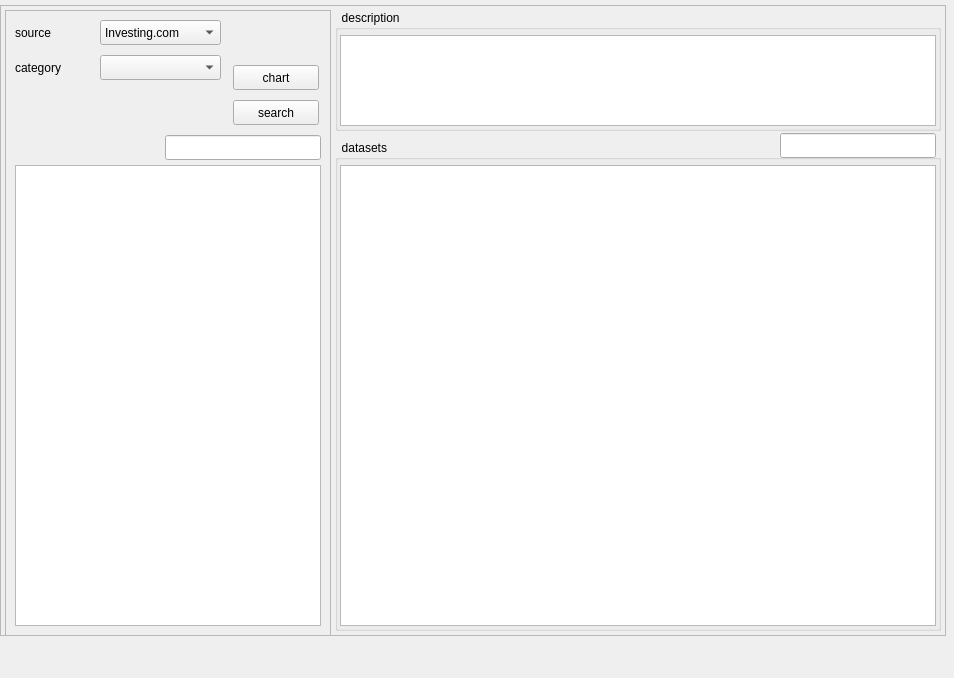
<?xml version="1.0" encoding="UTF-8"?>
<ui version="4.0">
 <class>Form</class>
 <widget class="QWidget" name="Form">
  <property name="geometry">
   <rect>
    <x>0</x>
    <y>0</y>
    <width>954</width>
    <height>678</height>
   </rect>
  </property>
  <property name="windowTitle">
   <string>Form</string>
  </property>
  <widget class="QFrame" name="frame_5">
   <property name="geometry">
    <rect>
     <x>0</x>
     <y>5</y>
     <width>946</width>
     <height>631</height>
    </rect>
   </property>
   <property name="frameShape">
    <enum>QFrame::StyledPanel</enum>
   </property>
   <property name="frameShadow">
    <enum>QFrame::Raised</enum>
   </property>
   <widget class="QGroupBox" name="groupBox_6">
    <property name="geometry">
     <rect>
      <x>335</x>
      <y>5</y>
      <width>606</width>
      <height>121</height>
     </rect>
    </property>
    <property name="title">
     <string>  description</string>
    </property>
    <widget class="QTextBrowser" name="textBrowser">
     <property name="geometry">
      <rect>
       <x>5</x>
       <y>25</y>
       <width>596</width>
       <height>91</height>
      </rect>
     </property>
    </widget>
   </widget>
   <widget class="QGroupBox" name="groupBox_7">
    <property name="geometry">
     <rect>
      <x>335</x>
      <y>135</y>
      <width>606</width>
      <height>491</height>
     </rect>
    </property>
    <property name="title">
     <string>  datasets</string>
    </property>
    <widget class="QTableView" name="tableView_14">
     <property name="geometry">
      <rect>
       <x>5</x>
       <y>25</y>
       <width>596</width>
       <height>461</height>
      </rect>
     </property>
    </widget>
   </widget>
   <widget class="QLineEdit" name="lineEdit_12">
    <property name="geometry">
     <rect>
      <x>780</x>
      <y>128</y>
      <width>156</width>
      <height>25</height>
     </rect>
    </property>
   </widget>
   <widget class="QFrame" name="frame_6">
    <property name="geometry">
     <rect>
      <x>5</x>
      <y>5</y>
      <width>326</width>
      <height>631</height>
     </rect>
    </property>
    <property name="frameShape">
     <enum>QFrame::StyledPanel</enum>
    </property>
    <property name="frameShadow">
     <enum>QFrame::Raised</enum>
    </property>
    <widget class="QComboBox" name="comboBox_14">
     <property name="geometry">
      <rect>
       <x>95</x>
       <y>45</y>
       <width>121</width>
       <height>25</height>
      </rect>
     </property>
    </widget>
    <widget class="QLabel" name="label_23">
     <property name="geometry">
      <rect>
       <x>10</x>
       <y>10</y>
       <width>51</width>
       <height>25</height>
      </rect>
     </property>
     <property name="text">
      <string>source</string>
     </property>
    </widget>
    <widget class="QLabel" name="label_24">
     <property name="geometry">
      <rect>
       <x>10</x>
       <y>45</y>
       <width>66</width>
       <height>25</height>
      </rect>
     </property>
     <property name="text">
      <string>category</string>
     </property>
    </widget>
    <widget class="QTableView" name="tableView_15">
     <property name="geometry">
      <rect>
       <x>10</x>
       <y>155</y>
       <width>306</width>
       <height>461</height>
      </rect>
     </property>
    </widget>
    <widget class="QComboBox" name="comboBox_13">
     <property name="geometry">
      <rect>
       <x>95</x>
       <y>10</y>
       <width>121</width>
       <height>25</height>
      </rect>
     </property>
     <item>
      <property name="text">
       <string>Investing.com</string>
      </property>
     </item>
     <item>
      <property name="text">
       <string>Yahoo</string>
      </property>
     </item>
     <item>
      <property name="text">
       <string>Quandl</string>
      </property>
     </item>
    </widget>
    <widget class="QLineEdit" name="lineEdit_13">
     <property name="geometry">
      <rect>
       <x>160</x>
       <y>125</y>
       <width>156</width>
       <height>25</height>
      </rect>
     </property>
    </widget>
    <widget class="QPushButton" name="pushButton_6">
     <property name="geometry">
      <rect>
       <x>228</x>
       <y>90</y>
       <width>86</width>
       <height>25</height>
      </rect>
     </property>
     <property name="text">
      <string>search</string>
     </property>
    </widget>
    <widget class="QPushButton" name="pushButton_7">
     <property name="geometry">
      <rect>
       <x>228</x>
       <y>55</y>
       <width>86</width>
       <height>25</height>
      </rect>
     </property>
     <property name="text">
      <string>chart</string>
     </property>
    </widget>
   </widget>
  </widget>
 </widget>
 <resources/>
 <connections/>
</ui>
